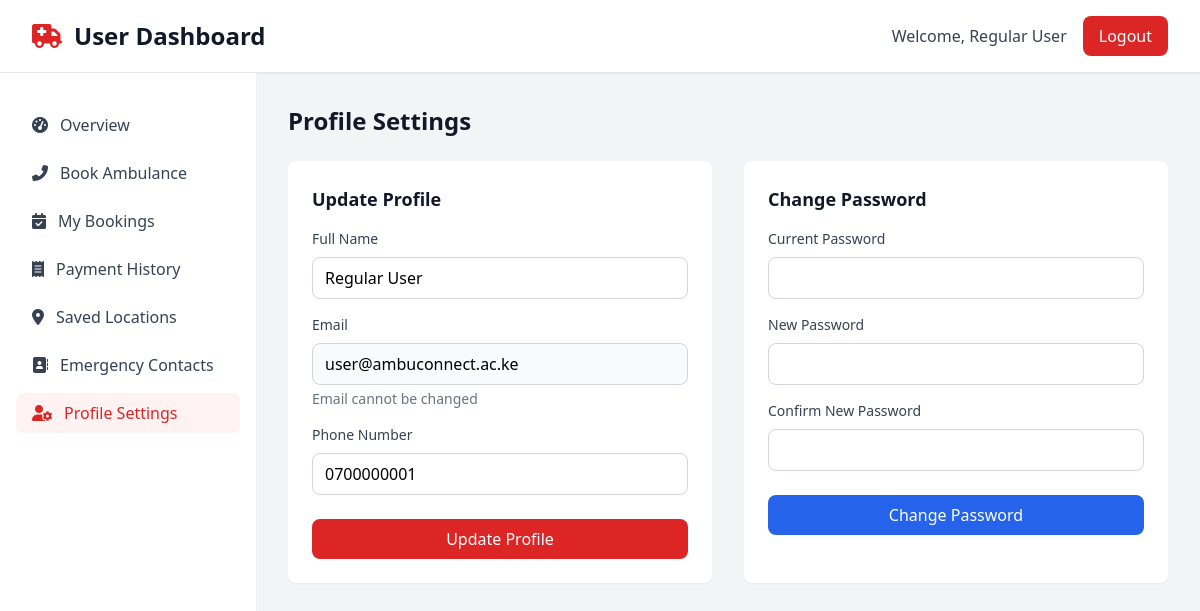
Screenshot of /user/profile-settings.php (signed in) with the database file from the repository.
### tables this page shows
CREATE TABLE IF NOT EXISTS users (
    id INT AUTO_INCREMENT PRIMARY KEY,
    fullname VARCHAR(100) NOT NULL,
    email VARCHAR(100) NOT NULL UNIQUE,
    phone VARCHAR(20) NOT NULL,
    account_type ENUM('user', 'provider', 'admin') NOT NULL,
    password VARCHAR(255) NOT NULL,
    otp VARCHAR(6) DEFAULT NULL,
    otp_timestamp TIMESTAMP NULL,
    is_active BOOLEAN DEFAULT TRUE,
    email_verified BOOLEAN DEFAULT FALSE,
    is_approved BOOLEAN DEFAULT TRUE,
    rejection_reason TEXT NULL,
    created_at TIMESTAMP DEFAULT CURRENT_TIMESTAMP,
    updated_at TIMESTAMP DEFAULT CURRENT_TIMESTAMP ON UPDATE CURRENT_TIMESTAMP
);

### user/profile-settings.php (the view, shortened to what this page needs)
<?php
include '../config.php';
$user_id = $_SESSION['user_id'];
$sql = "SELECT * FROM users WHERE id = ?";
$stmt = $conn->prepare($sql);
$stmt->bind_param("i", $user_id);
$stmt->execute();
$user = $stmt->get_result()->fetch_assoc();
include '../includes/header.php';
include '../includes/sidebar.php';
?>
        <main class="flex-1 p-8">
            <section class="mb-8">
                <h2 class="text-2xl font-bold text-gray-900 mb-6">Profile Settings</h2>
                <div class="grid grid-cols-1 lg:grid-cols-2 gap-8">
                    <div class="bg-white rounded-lg shadow-sm p-6">
                        <h3 class="text-lg font-semibold text-gray-900 mb-4">Update Profile</h3>
                        <form method="POST">
                            <div class="mb-4">
                                <label class="block text-sm font-medium text-gray-700 mb-2">Full Name</label>
                                <input type="text" name="fullname" value="<?php echo htmlspecialchars($user['fullname']); ?>" required class="w-full px-3 py-2 border border-gray-300 rounded-lg focus:outline-none focus:ring-2 focus:ring-red-500">
                            </div>
                            <div class="mb-4">
                                <label class="block text-sm font-medium text-gray-700 mb-2">Email</label>
                                <input type="email" value="<?php echo htmlspecialchars($user['email']); ?>" disabled class="w-full px-3 py-2 border border-gray-300 rounded-lg bg-gray-50">
                                <p class="text-sm text-gray-500 mt-1">Email cannot be changed</p>
                            </div>
                            <div class="mb-6">
                                <label class="block text-sm font-medium text-gray-700 mb-2">Phone Number</label>
                                <input type="text" name="phone" value="<?php echo htmlspecialchars($user['phone']); ?>" required class="w-full px-3 py-2 border border-gray-300 rounded-lg focus:outline-none focus:ring-2 focus:ring-red-500">
                            </div>
                            <button type="submit" class="w-full bg-red-600 text-white px-4 py-2 rounded-lg hover:bg-red-700">Update Profile</button>
                        </form>
                    </div>
                    <div class="bg-white rounded-lg shadow-sm p-6">
                        <h3 class="text-lg font-semibold text-gray-900 mb-4">Change Password</h3>
                        <form method="POST">
                            <div class="mb-4">
                                <label class="block text-sm font-medium text-gray-700 mb-2">Current Password</label>
                                <input type="password" name="current_password" required class="w-full px-3 py-2 border border-gray-300 rounded-lg focus:outline-none focus:ring-2 focus:ring-red-500">
                            </div>
                            <div class="mb-4">
                                <label class="block text-sm font-medium text-gray-700 mb-2">New Password</label>
                                <input type="password" name="new_password" required class="w-full px-3 py-2 border border-gray-300 rounded-lg focus:outline-none focus:ring-2 focus:ring-red-500">
                            </div>
                            <div class="mb-6">
                                <label class="block text-sm font-medium text-gray-700 mb-2">Confirm New Password</label>
                                <input type="password" name="confirm_password" required class="w-full px-3 py-2 border border-gray-300 rounded-lg focus:outline-none focus:ring-2 focus:ring-red-500">
                            </div>
                            <button type="submit" class="w-full bg-blue-600 text-white px-4 py-2 rounded-lg hover:bg-blue-700">Change Password</button>
                        </form>
                    </div>
                </div>
            </section>
        </main>
<?php include '../includes/footer.php'; ?>

### rows the page displays
users: fullname "Regular User", email "user@ambuconnect.ac.ke", phone "0700000001"

### other values shown
$dashboard_type "User"
$_SESSION['fullname'] "Regular User"
